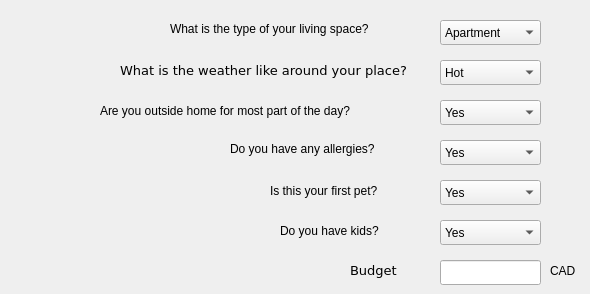
     <widget class="QWidget" name="tab_2">
      <attribute name="title">
       <string>Personal Details</string>
      </attribute>
      <widget class="QLabel" name="label_22">
       <property name="geometry">
        <rect>
         <x>350</x>
         <y>260</y>
         <width>51</width>
         <height>21</height>
        </rect>
       </property>
       <property name="font">
        <font>
         <family>DejaVu Sans</family>
         <pointsize>10</pointsize>
        </font>
       </property>
       <property name="text">
        <string>Budget</string>
       </property>
      </widget>
      <widget class="QLabel" name="label_25">
       <property name="geometry">
        <rect>
         <x>120</x>
         <y>60</y>
         <width>311</width>
         <height>21</height>
        </rect>
       </property>
       <property name="font">
        <font>
         <family>DejaVu Sans</family>
         <pointsize>10</pointsize>
        </font>
       </property>
       <property name="text">
        <string>What is the weather like around your place?</string>
       </property>
      </widget>
      <widget class="QComboBox" name="client_dog_weather">
       <property name="geometry">
        <rect>
         <x>440</x>
         <y>60</y>
         <width>101</width>
         <height>25</height>
        </rect>
       </property>
       <property name="whatsThis">
        <string>weather</string>
       </property>
       <item>
        <property name="text">
         <string>Hot</string>
        </property>
       </item>
       <item>
        <property name="text">
         <string>Cold</string>
        </property>
       </item>
       <item>
        <property name="text">
         <string>Moderate</string>
        </property>
       </item>
      </widget>
      <widget class="QLineEdit" name="client_dog_cost">
       <property name="geometry">
        <rect>
         <x>440</x>
         <y>260</y>
         <width>101</width>
         <height>25</height>
        </rect>
       </property>
       <property name="whatsThis">
        <string>budget</string>
       </property>
      </widget>
      <widget class="QLabel" name="label_21">
       <property name="geometry">
        <rect>
         <x>550</x>
         <y>260</y>
         <width>31</width>
         <height>21</height>
        </rect>
       </property>
       <property name="text">
        <string>CAD</string>
       </property>
      </widget>
      <widget class="QLabel" name="dog_attention">
       <property name="geometry">
        <rect>
         <x>550</x>
         <y>40</y>
         <width>21</width>
         <height>17</height>
        </rect>
       </property>
       <property name="text">
        <string/>
       </property>
      </widget>
      <widget class="QLabel" name="dog_exercise">
       <property name="geometry">
        <rect>
         <x>550</x>
         <y>70</y>
         <width>21</width>
         <height>21</height>
        </rect>
       </property>
       <property name="text">
        <string/>
       </property>
      </widget>
      <widget class="QLabel" name="label_29">
       <property name="geometry">
        <rect>
         <x>100</x>
         <y>100</y>
         <width>321</width>
         <height>21</height>
        </rect>
       </property>
       <property name="text">
        <string>Are you outside home for most part of the day?</string>
       </property>
      </widget>
      <widget class="QLabel" name="label_2">
       <property name="geometry">
        <rect>
         <x>230</x>
         <y>140</y>
         <width>181</width>
         <height>17</height>
        </rect>
       </property>
       <property name="text">
        <string>Do you have any allergies?</string>
       </property>
      </widget>
      <widget class="QComboBox" name="client_dog_being_alone">
       <property name="geometry">
        <rect>
         <x>440</x>
         <y>100</y>
         <width>101</width>
         <height>25</height>
        </rect>
       </property>
       <property name="whatsThis">
        <string>at_home_mostly</string>
       </property>
       <item>
        <property name="text">
         <string>Yes</string>
        </property>
       </item>
       <item>
        <property name="text">
         <string>No</string>
        </property>
       </item>
      </widget>
      <widget class="QComboBox" name="client_dog_allergies">
       <property name="geometry">
        <rect>
         <x>440</x>
         <y>140</y>
         <width>101</width>
         <height>25</height>
        </rect>
       </property>
       <property name="whatsThis">
        <string>allergies</string>
       </property>
       <item>
        <property name="text">
         <string>Yes</string>
        </property>
       </item>
       <item>
        <property name="text">
         <string>No</string>
        </property>
       </item>
      </widget>
      <widget class="QLabel" name="label_3">
       <property name="geometry">
        <rect>
         <x>170</x>
         <y>20</y>
         <width>261</width>
         <height>17</height>
        </rect>
       </property>
       <property name="text">
        <string>What is the type of your living space?</string>
       </property>
      </widget>
      <widget class="QComboBox" name="client_dog_space">
       <property name="geometry">
        <rect>
         <x>440</x>
         <y>20</y>
         <width>101</width>
         <height>25</height>
        </rect>
       </property>
       <property name="whatsThis">
        <string>space</string>
       </property>
       <item>
        <property name="text">
         <string>Apartment</string>
        </property>
       </item>
       <item>
        <property name="text">
         <string>House with a small yard</string>
        </property>
       </item>
       <item>
        <property name="text">
         <string>House with a big yard</string>
        </property>
       </item>
      </widget>
      <widget class="QLabel" name="label_30">
       <property name="geometry">
        <rect>
         <x>280</x>
         <y>220</y>
         <width>131</width>
         <height>21</height>
        </rect>
       </property>
       <property name="text">
        <string>Do you have kids?</string>
       </property>
      </widget>
      <widget class="QComboBox" name="client_dog_kid_friendly">
       <property name="geometry">
        <rect>
         <x>440</x>
         <y>220</y>
         <width>101</width>
         <height>25</height>
        </rect>
       </property>
       <property name="whatsThis">
        <string>kids</string>
       </property>
       <item>
        <property name="text">
         <string>Yes</string>
        </property>
       </item>
       <item>
        <property name="text">
         <string>No</string>
        </property>
       </item>
      </widget>
      <widget class="QComboBox" name="client_dog_novice_owners">
       <property name="geometry">
        <rect>
         <x>440</x>
         <y>180</y>
         <width>101</width>
         <height>25</height>
        </rect>
       </property>
       <property name="whatsThis">
        <string>first_pet</string>
       </property>
       <item>
        <property name="text">
         <string>Yes</string>
        </property>
       </item>
       <item>
        <property name="text">
         <string>No</string>
        </property>
       </item>
      </widget>
      <widget class="QLabel" name="label_27">
       <property name="geometry">
        <rect>
         <x>270</x>
         <y>180</y>
         <width>161</width>
         <height>21</height>
        </rect>
       </property>
       <property name="text">
        <string>Is this your first pet?</string>
       </property>
      </widget>
     </widget>
